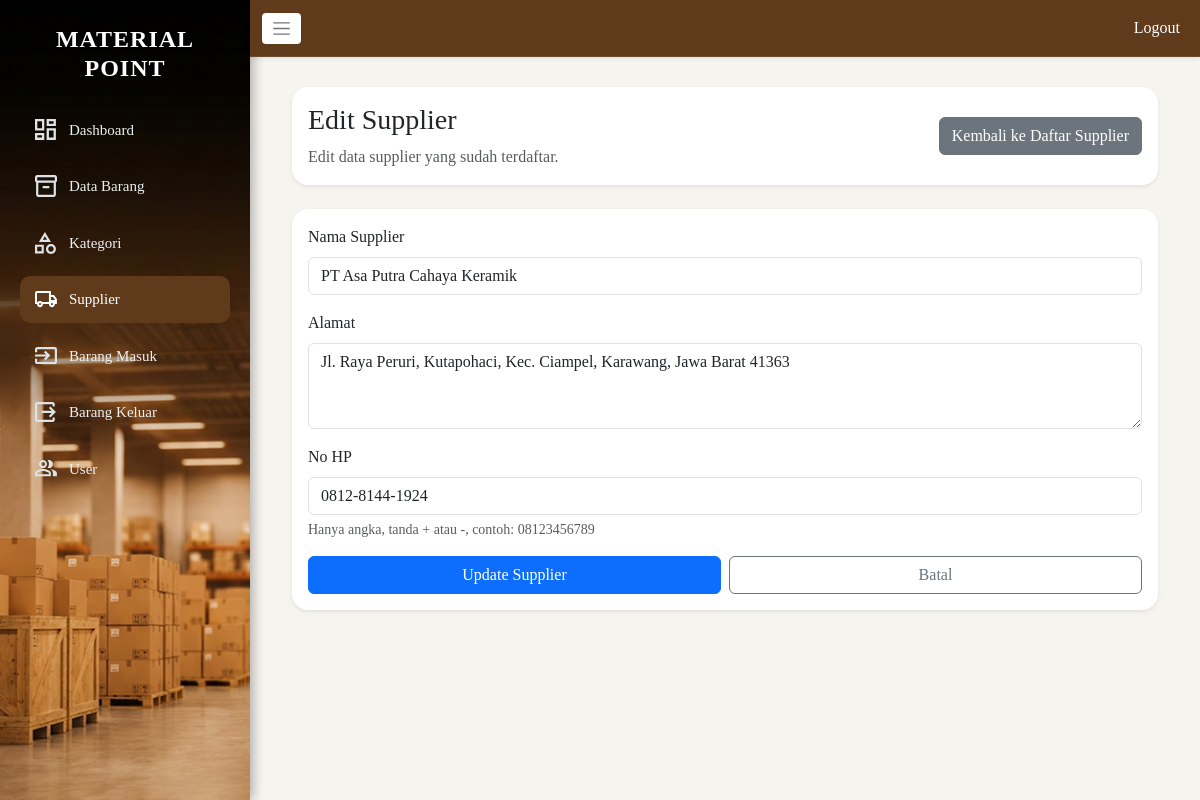
/supplier/edit_supplier.php?id=1 (signed in), run on the app's committed database.
### tables this page shows
CREATE TABLE `supplier` (
  `id_supplier` int(11) NOT NULL,
  `nama_supplier` varchar(100) NOT NULL,
  `alamat` text DEFAULT NULL,
  `no_hp` varchar(20) DEFAULT NULL
);

### supplier/edit_supplier.php (the view, shortened to what this page needs)
<?php
include '../koneksi_db.php';
$id_supplier = isset($_GET['id']) ? intval($_GET['id']) : 0;
$supplier = [];
if ($id_supplier > 0) {
    $sql = "SELECT id_supplier, nama_supplier, alamat, no_hp FROM supplier WHERE id_supplier = ?";
    if ($stmt = $conn->prepare($sql)) {
        $stmt->bind_param("i", $id_supplier);
        $stmt->execute();
        $result = $stmt->get_result();
        if ($result->num_rows > 0) {
            $supplier = $result->fetch_assoc();
        }
    }
}
?>
<!DOCTYPE html>
<html>
<head>
    <link href="https://cdn.jsdelivr.net/npm/bootstrap@5.3.0/dist/css/bootstrap.min.css" rel="stylesheet">
    <link rel="stylesheet" href="../asset/css/style.css">
</head>
<body class="admin-dashboard">
<div class="sidebar d-none d-md-block">
    <?php include '../layout/sidebar.php'; ?>
</div>
<div class="main-wrapper">
    <?php include '../layout/nav.php'; ?>
    <div class="content">
        <div class="container-fluid">
            <div class="row mb-4">
                <div class="col-md-12">
                    <div class="card shadow-sm border-0 rounded-4">
                        <div class="card-body d-flex justify-content-between align-items-center">
                            <div>
                                <h3>Edit Supplier</h3>
                                <p class="text-muted mb-0">Edit data supplier yang sudah terdaftar.</p>
                            </div>
                            <a href="data_supplier.php" class="btn btn-secondary">Kembali ke Daftar Supplier</a>
                        </div>
                    </div>
                </div>
            </div>
            <div class="row g-4">
                <div class="col-12">
                    <div class="card shadow-sm border-0 rounded-4">
                        <div class="card-body">
                            <form method="POST" action="proses/proses_edit_supplier.php">
                                <div class="mb-3">
                                    <label class="form-label">Nama Supplier</label>
                                    <input type="text" name="nama_supplier" class="form-control" value="<?php echo htmlspecialchars($supplier['nama_supplier']); ?>" required>
                                </div>
                                <div class="mb-3">
                                    <label class="form-label">Alamat</label>
                                    <textarea name="alamat" class="form-control" rows="3" required><?php echo htmlspecialchars($supplier['alamat']); ?></textarea>
                                </div>
                                <div class="mb-3">
                                    <label class="form-label">No HP</label>
                                    <input type="text" name="no_hp" class="form-control" value="<?php echo htmlspecialchars($supplier['no_hp']); ?>" pattern="^[\d\+\-]{7,20}$" title="Nomor HP hanya boleh berisi angka, tanda + atau -, minimal 7 karakter" required>
                                    <div class="form-text">Hanya angka, tanda + atau -, contoh: 08123456789</div>
                                </div>
                                <div class="d-flex gap-2">
                                    <button type="submit" class="btn btn-primary w-100">Update Supplier</button>
                                    <a href="data_supplier.php" class="btn btn-outline-secondary w-100">Batal</a>
                                </div>
                            </form>
                        </div>
                    </div>
                </div>
            </div>
        </div>
    </div>
</div>
</body>
</html>

### asset/css/style.css (style rules this page uses)
body { background: #f6f4ef; font-family: "Poppins"; padding-top: 40px; }
::placeholder { font-size: 16px; }
.sidebar { width: 250px; height: 100vh; background: url("../img/sidebar.png") no-repeat center center; background-size: cover; position: fixed; top: 0; left: 0; padding: 25px 20px; box-shadow: 2px 0 12px rgba(0, 0, 0, 0.18); transition: transform 0.3s ease, padding 0.3s ease, box-shadow 0.3s ease; }
body.admin-dashboard { padding-top: 0; }
.content { margin-left: 270px; padding: 30px; transition: margin-left 0.3s ease, padding 0.3s ease; }
.main-wrapper { margin-left: 250px; transition: margin-left 0.3s ease; }
.main-wrapper .content { margin-left: 0; }

### data on the page
supplier: nama_supplier "PT Asa Putra Cahaya Keramik", alamat "Jl. Raya Peruri, Kutapohaci, Kec. Ciampel, Karawang, Jawa Barat 41363", no_hp "0812-8144-1924"
